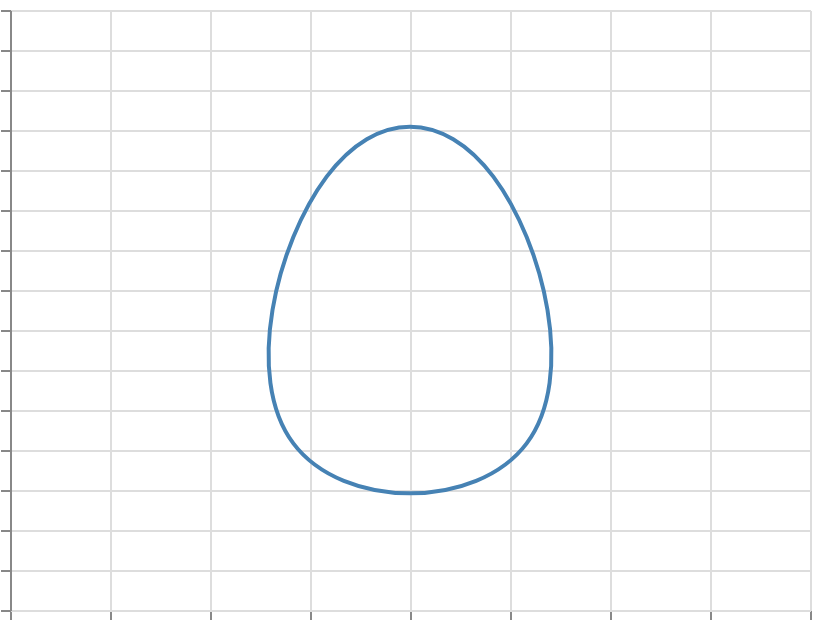

Write the Vega-Lite specification saved for this chart.
### Vega specification from a JSON file in a GitHub repository (floating-point values rounded to 4 significant figures)
{"$schema": "https://vega.github.io/schema/vega/v6.json", "width": 400, "height": 300, "padding": 5, "autosize": "none", "data": [{"name": "table", "values": [{"x": 100, "y": 50}, {"x": 300, "y": 50}, {"x": 250, "y": 250}, {"x": 150, "y": 250}]}], "scales": [{"name": "x", "type": "linear", "domain": [0, 400], "range": "width"}, {"name": "y", "type": "linear", "domain": [0, 300], "range": [{"signal": "height"}, 0]}], "marks": [{"type": "line", "from": {"data": "table"}, "encode": {"update": {"x": {"scale": "x", "field": "x"}, "y": {"scale": "y", "field": "y"}, "stroke": {"value": "steelblue"}, "strokeWidth": {"value": 2}, "interpolate": {"value": "basis-closed"}, "tension": {"value": 0.7}}}}], "axes": [{"scale": "x", "orient": "bottom", "grid": true, "labels": false}, {"scale": "y", "orient": "left", "grid": true, "labels": false}]}
